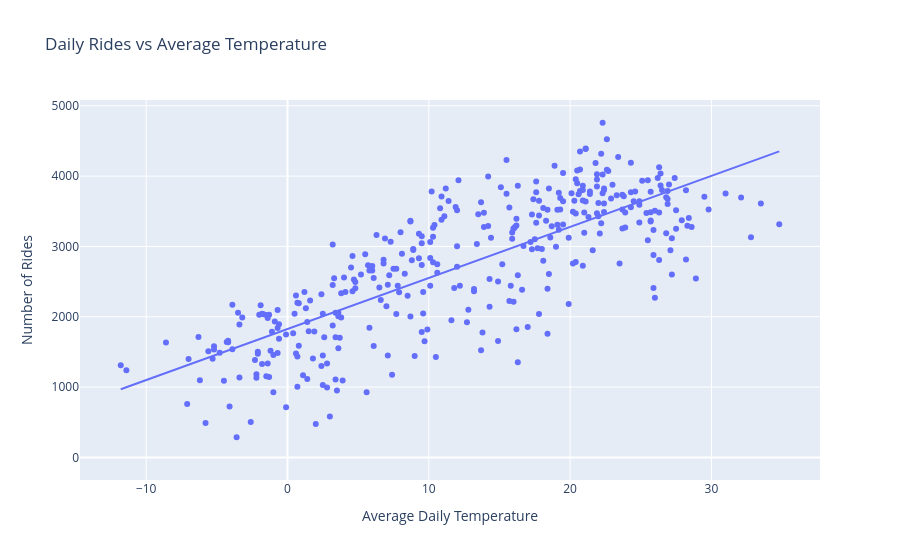

The notebook cell this image was saved under:
### Code cell
fig = px.scatter(
    bike_weather_daily,
    x="temperature_2m_mean",
    y="number_of_rides",
    trendline="ols",
    title="Daily Rides vs Average Temperature"
)

fig.update_layout(
    xaxis_title="Average Daily Temperature",
    yaxis_title="Number of Rides"
)

fig.show()

### Figure 1 — Plotly figure (JSON) as saved in the notebook; plotly's stock layout.template omitted (floating-point values rounded to 4 significant figures; data arrays with more than 128 entries replaced by an {"elided": "..."} marker saying what was removed)
{"data": [{"hovertemplate": "temperature_2m_mean=%{x}<br>number_of_rides=%{y}<extra></extra>", "legendgroup": "", "marker": {"color": "#636efa", "symbol": "circle"}, "mode": "markers", "name": "", "orientation": "v", "showlegend": false, "type": "scatter", "x": {"elided": "366 float values"}, "xaxis": "x", "y": {"elided": "366 int values"}, "yaxis": "y"}, {"hovertemplate": "<b>OLS trendline</b><br>number_of_rides = 72.5594 * temperature_2m_mean + 1826.01<br>R<sup>2</sup>=0.614216<br><br>temperature_2m_mean=%{x}<br>number_of_rides=%{y} <b>(trend)</b><extra></extra>", "legendgroup": "", "marker": {"color": "#636efa", "symbol": "circle"}, "mode": "lines", "name": "", "showlegend": false, "type": "scatter", "x": {"elided": "365 float values"}, "xaxis": "x", "y": {"elided": "365 float values"}, "yaxis": "y"}], "layout": {"legend": {"tracegroupgap": 0}, "title": {"text": "Daily Rides vs Average Temperature"}, "xaxis": {"anchor": "y", "domain": [0, 1], "title": {"text": "Average Daily Temperature"}}, "yaxis": {"anchor": "x", "domain": [0, 1], "title": {"text": "Number of Rides"}}}}
